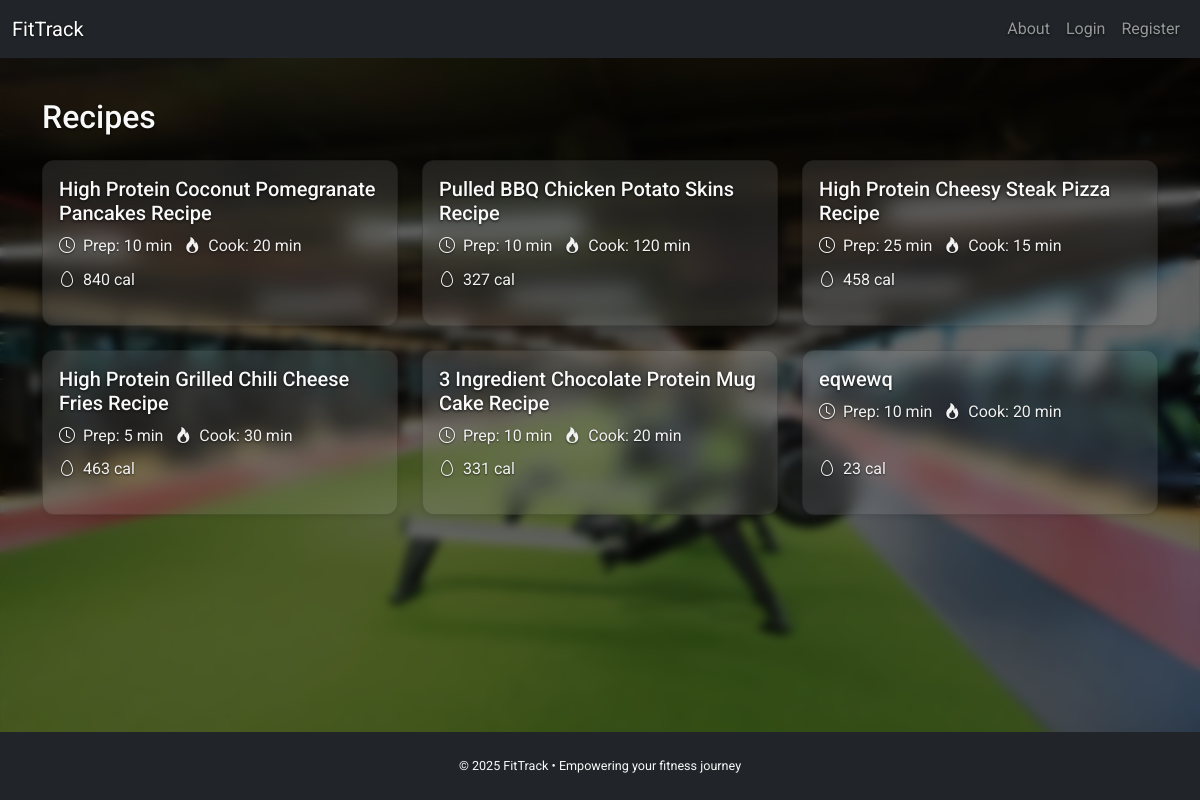
Before: /recipes/ with the older database file.
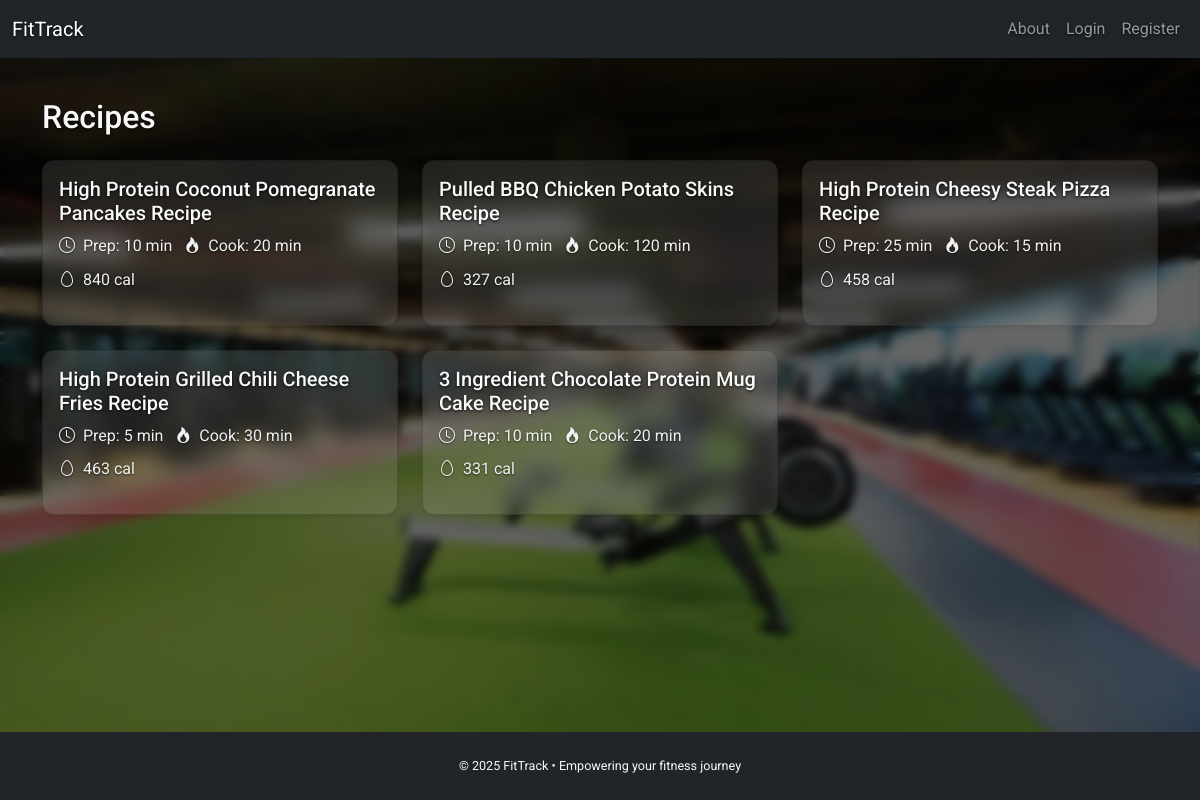
After: the same page with the newer database file.
### common/models.py (models this page shows, shortened)
class Recipe(models.Model):
    title = models.CharField(max_length=100)
    image_url = models.ImageField(upload_to='recipes/', blank=True, null=True)
    description = models.TextField(blank=True)
    prep_time = models.PositiveIntegerField(validators=[MaxValueValidator(120)], default=10)
    cook_time = models.PositiveIntegerField(validators=[MaxValueValidator(120)], default=20)
    ingredients = models.TextField()
    calories = models.PositiveIntegerField()
    cooking_instructions = models.TextField()

### common/views.py (the view)
# urls.py: [path('', views.RecipeListView.as_view(), name='recipe_list'),
class RecipeListView(ListView):
    model = Recipe
    template_name = 'common/recipe_list.html'
    context_object_name = 'recipes'

### templates/common/recipe_list.html (shortened to what this page needs)
{% extends 'common/base.html' %}
{% block content %}
  <div class="d-flex justify-content-between align-items-center mb-4">
    <h2 class="mb-0">Recipes</h2>
  </div>
  <div class="row">
    {% for recipe in recipes %}
      <div class="col-md-4 mb-4">
        <div class="card h-100 shadow-sm position-relative">
          <div class="card-body d-flex flex-column">
            <h5 class="card-title">
              <a href="{% url 'recipe_detail' recipe.pk %}" class="text-decoration-none">
                {{ recipe.title }}
              </a>
            </h5>
            <p class="card-text text-muted mb-2">
              <i class="bi bi-clock me-1"></i> Prep: {{ recipe.prep_time }} min &nbsp;
              <i class="bi bi-fire me-1"></i> Cook: {{ recipe.cook_time }} min
            </p>
            {% if recipe.calories %}
              <p class="mt-auto text-muted">
                <i class="bi bi-egg me-1"></i> {{ recipe.calories }} cal
              </p>
            {% endif %}
          </div>
        </div>
      </div>
    {% empty %}
      <div class="col-12">
        <p class="text-center text-muted">
          No recipes yet. <a href="{% url 'recipe_create' %}">Create one now</a>.
        </p>
      </div>
    {% endfor %}
  </div>
{% endblock %}

Changed rows visible on the page:
removed Recipe: title "eqwewq", prep_time "10", cook_time "20", calories "23"
